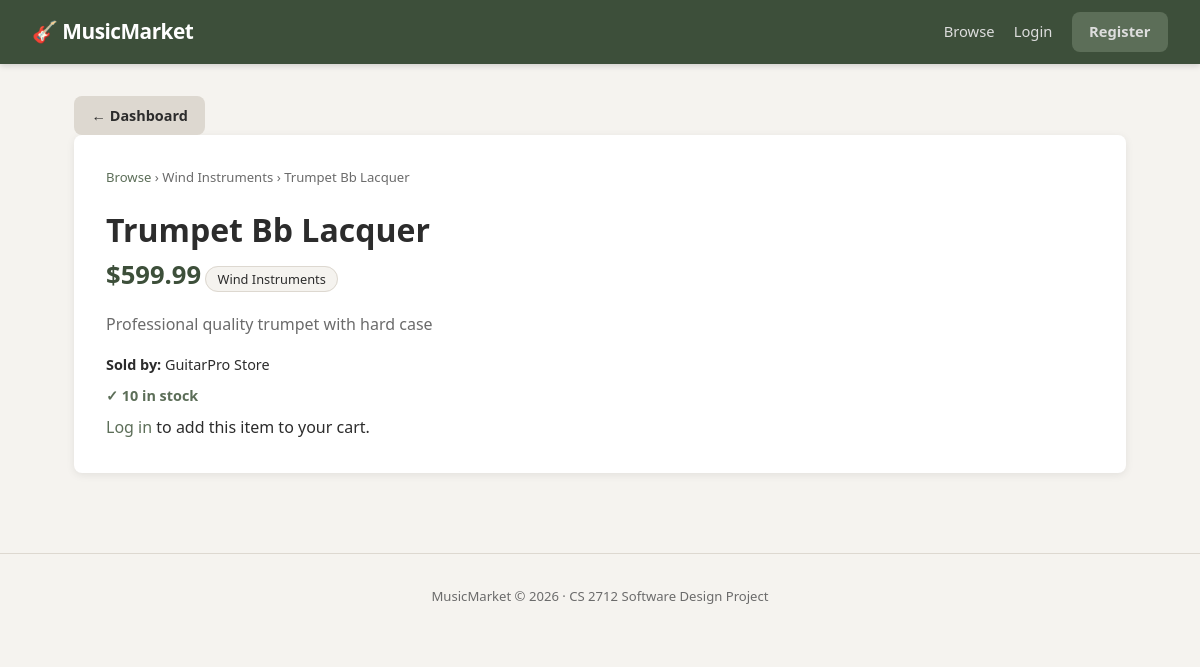
Screenshot of /products/25 with the database file from the repository.
### app/models/product.py (models this page shows, shortened)
class Category(db.Model):
    __tablename__ = "category"
    category_id = db.Column(db.Integer, primary_key=True, autoincrement=True)
    name = db.Column(db.Text, nullable=False, unique=True)
    products = db.relationship("Product", back_populates="category")

class Product(db.Model):
    __tablename__ = "product"
    product_id = db.Column(db.Integer, primary_key=True, autoincrement=True)
    name = db.Column(db.Text, nullable=False)
    description = db.Column(db.Text)
    price = db.Column(db.Float, nullable=False)
    stock_quantity = db.Column(db.Integer, nullable=False, default=0)  # BR-3
    is_active = db.Column(db.Integer, nullable=False, default=1)        # FR-10
    seller_id = db.Column(db.Integer, db.ForeignKey("seller.seller_id"),
                          nullable=False)
    category_id = db.Column(db.Integer, db.ForeignKey("category.category_id"),
                            nullable=False)
    brand = db.Column(db.Text)  # e.g., "Fender", "Yamaha", "Ibanez"
    model = db.Column(db.Text)  # e.g., "Stratocaster", "P-Bass"
    condition = db.Column(db.Text, default="new")  # new | like_new | good | fair
    is_new = db.Column(db.Integer, nullable=False, default=1)  # 1=new, 0=used
    image_url = db.Column(db.Text)  # URL or path to product image
    seller = db.relationship("Seller", back_populates="products")
    category = db.relationship("Category", back_populates="products")
    order_items = db.relationship("OrderItem", back_populates="product")
    cart_items = db.relationship("CartItem", back_populates="product",
                                 cascade="all, delete-orphan")

### app/models/user.py (models this page shows, shortened)
class User(UserMixin, db.Model):
    __tablename__ = "user"
    user_id = db.Column(db.Integer, primary_key=True, autoincrement=True)
    name = db.Column(db.Text, nullable=False)
    email = db.Column(db.Text, nullable=False, unique=True)
    password = db.Column(db.Text, nullable=False)  # bcrypt hash
    role = db.Column(db.Text, nullable=False)       # customer | seller | admin
    seller_profile = db.relationship("Seller", back_populates="user",
                                     uselist=False, cascade="all, delete-orphan")
    cart = db.relationship("Cart", back_populates="customer",
                           uselist=False, cascade="all, delete-orphan")
    orders = db.relationship("Order", back_populates="customer",
                             cascade="all, delete-orphan")

### app/blueprints/products.py (the view)
@products_bp.route("/products/<int:product_id>")
def detail(product_id):
    product = Product.query.get_or_404(product_id)
    return render_template("products/detail.html", product=product)

### app/templates/products/detail.html (shortened to what this page needs)
{% extends "base.html" %}
{% block content %}
<div>
  <a href="{{ url_for('products.index') }}" class="btn-secondary">← Dashboard</a>
</div>
<div class="detail-layout">
  <div class="detail-info">
    <div class="breadcrumb">
      <a href="{{ url_for('products.index') }}">Browse</a> &rsaquo;
      {{ product.category.name }} &rsaquo; {{ product.name }}
    </div>
    <h1>{{ product.name }}</h1>
    <div class="detail-meta">
      <span class="price large">${{ "%.2f"|format(product.price) }}</span>
      <span class="badge">{{ product.category.name }}</span>
    </div>
    <p class="detail-desc">{{ product.description or "No description provided." }}</p>
    <div class="seller-info">
      <strong>Sold by:</strong>
      {{ product.seller.user.name if product.seller and product.seller.user else "Unknown" }}
    </div>
    <div class="stock-info">
      {% if product.stock_quantity > 0 %}
        <span class="stock-ok">✓ {{ product.stock_quantity }} in stock</span>
      {% else %}
        <span class="stock-out">✗ Out of stock</span>
      {% endif %}
    </div>
    {% if current_user.is_authenticated and current_user.role == 'customer' %}
      {% if product.is_available() %}
        <form action="{{ url_for('cart.add', product_id=product.product_id) }}" method="POST">
          <div class="qty-row">
            <label for="quantity">Quantity:</label>
            <input type="number" id="quantity" name="quantity" value="1"
                   min="1" max="{{ product.stock_quantity }}" />
            <button type="submit" class="btn-primary">Add to Cart 🛒</button>
          </div>
        </form>
      {% else %}
        <p class="unavailable">This product is currently unavailable.</p>
      {% endif %}
    {% elif not current_user.is_authenticated %}
      <p><a href="{{ url_for('auth.login') }}">Log in</a> to add this item to your cart.</p>
    {% endif %}
  </div>
</div>
{% endblock %}

### app/static/css/style.css (style rules this page uses)
:root { --bg: #f5f3ef; --surface: #ffffff; --primary: #5c6e58; --primary-dark: #3d4f3a; --accent: #c8a96e; --danger: #b94040; --text: #2c2c2c; --text-muted: #6b6b6b; --border: #ddd8d0; --radius: 8px; --shadow: 0 2px 8px rgba(0,0,0,0.08); }
*, *::before, *::after { box-sizing: border-box; margin: 0; padding: 0; }
body { font-family: 'Segoe UI', system-ui, sans-serif; background: var(--bg); color: var(--text); line-height: 1.6; }
a { color: var(--primary); text-decoration: none; }
.btn-primary, .btn-secondary, .btn-danger, .btn-small, .btn-danger-small { display: inline-block; padding: 0.5rem 1.1rem; border-radius: var(--radius); font-size: 0.9rem; font-weight: 600; cursor: pointer; border: none; text-align: center; transition: background 0.2s; }
.btn-secondary { background: var(--border); color: var(--text); }
.price { font-size: 1.15rem; font-weight: 700; color: var(--primary-dark); }
.price.large { font-size: 1.6rem; }
.detail-layout { background: var(--surface); border-radius: var(--radius); padding: 2rem; box-shadow: var(--shadow); }
.breadcrumb { font-size: 0.82rem; color: var(--text-muted); margin-bottom: 1rem; }
.detail-desc { margin: 1rem 0; color: var(--text-muted); }
.seller-info, .stock-info { margin: 0.5rem 0; font-size: 0.9rem; }
.stock-ok { color: var(--primary); font-weight: 600; }
.badge { background: var(--bg); border: 1px solid var(--border); border-radius: 20px; padding: 0.2rem 0.7rem; font-size: 0.8rem; }

### rows the page displays
Category: category.name "Wind Instruments"
Product: name "Trumpet Bb Lacquer", price "599.99", description "Professional quality trumpet with hard case", stock_quantity "10"
User: seller.user "GuitarPro Store"
